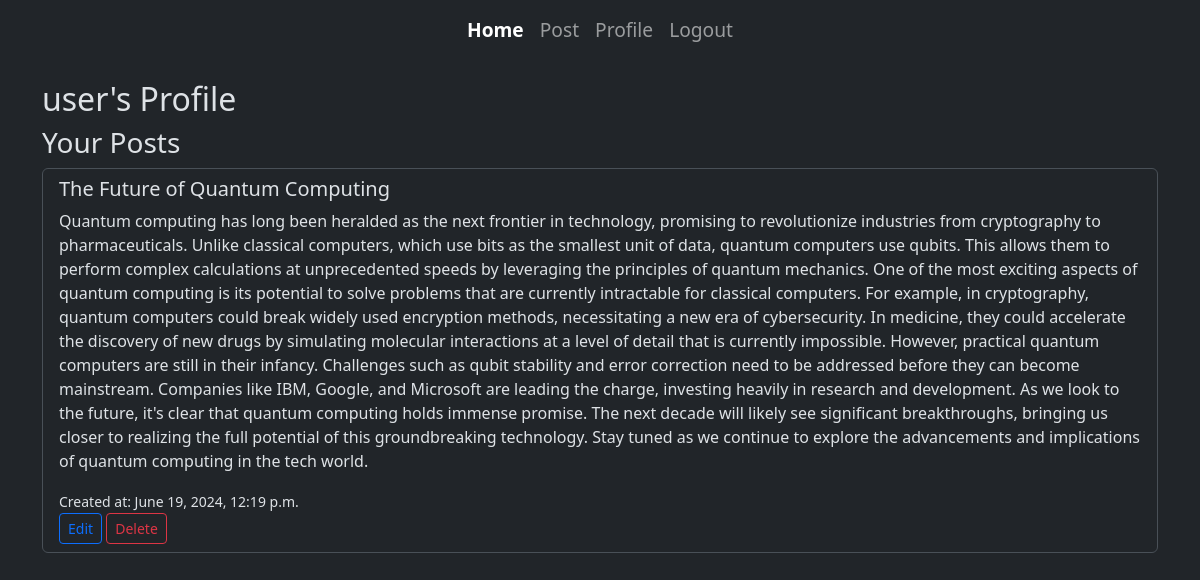
/profile/ (signed in), run on the app's committed database.
### mainapp/models.py (models this page shows, shortened)
class Post(models.Model):
    title = models.CharField(max_length=200)
    content = models.TextField()
    author = models.ForeignKey(User, on_delete=models.CASCADE)
    created_at = models.DateTimeField(auto_now_add=True)
    updated_at = models.DateTimeField(auto_now=True)
    slug = models.SlugField(max_length=200, unique=True, blank=True)
    published = models.BooleanField(default=False)
    category = models.ForeignKey(Category, on_delete=models.SET_NULL, null=True, blank=True)

### mainapp/views.py (the view)
# urls.py: path('profile/', views.profilepage, name='profile'),
@login_required(login_url='login')
def profilepage(request):
    user_posts = Post.objects.filter(author=request.user)
    return render(request, 'mainapp/profile.html', {'posts': user_posts})

### mainapp/templates/mainapp/profile.html (shortened to what this page needs)
<!DOCTYPE html>
<html lang="en" data-bs-theme="dark">
<head>
    <link
    href="https://cdn.jsdelivr.net/npm/bootstrap@5.3.3/dist/css/bootstrap.min.css"
    rel="stylesheet"
  />
</head>
<body>
    {% include 'includes/nav.html' %}
    <div class="container" id="main-container">
      <h2>{{ request.user.username }}'s Profile</h2>
      <h3>Your Posts</h3>
      {% if posts %}
          <div class="list-group">
              {% for post in posts %}
                  <div class="list-group-item">
                      <h5>{{ post.title }}</h5>
                      <p>{{ post.content }}</p>
                      <small>Created at: {{ post.created_at }}</small>
                      <br>
                      {% if request.user == post.author %}
                          <a href="{% url 'update_post' post.pk %}" class="btn btn-sm btn-outline-primary">Edit</a>
                          <a href="{% url 'delete_post' post.pk %}" class="btn btn-sm btn-outline-danger">Delete</a>
                      {% endif %}
                  </div>
              {% endfor %}
          </div>
      {% else %}
          <p>You have not posted anything yet.</p>
      {% endif %}
  </div>
</body>
</html>

### mainapp/templates/mainapp/profile.html (style rules this page uses)
#main-container { margin-top: 80px; }

### data on the page
Post: title "The Future of Quantum Computing", content "Quantum computing has long been heralded as the next frontier in technology, promising to revolutionize industries from cryptography to pharmaceuticals. Unlike classical computers, which use bits as the smallest unit of data, quantum computers use qubits. This allows them to perform complex calculations at unprecedented speeds by leveraging the principles of quantum mechanics. One of the most exciting aspects of quantum computing is its potential to solve problems that are currently intractable for classical computers. For example, in cryptography, quantum computers could break widely used encryption methods, necessitating a new era of cybersecurity. In medicine, they could accelerate the…", created_at "June 19, 2024, 12:19 p.m.", shows "Edit"

### other printed values
{{ request.user.username }} "user"
